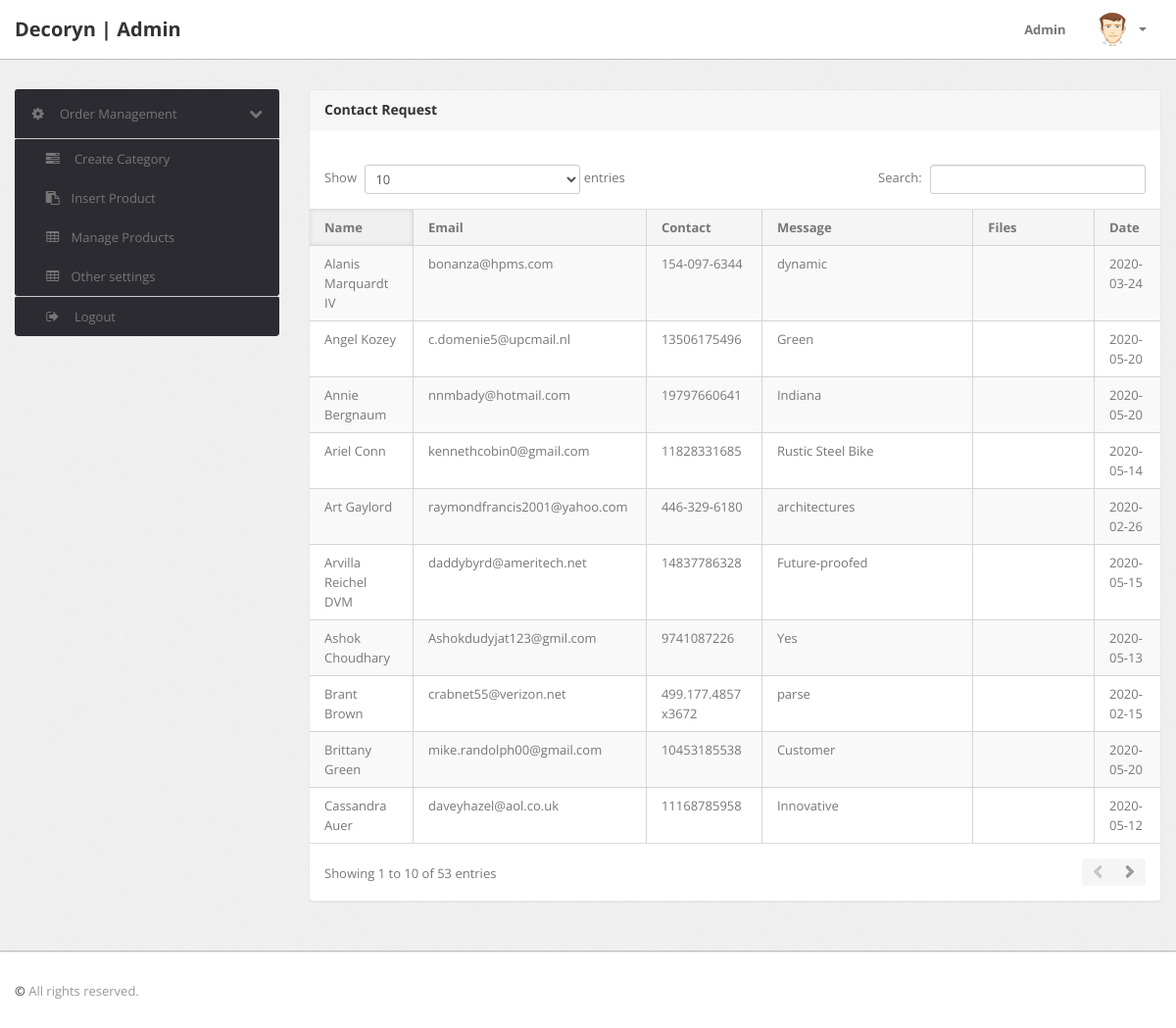
The app's page /admin/pending-orders.php (signed in), older data.
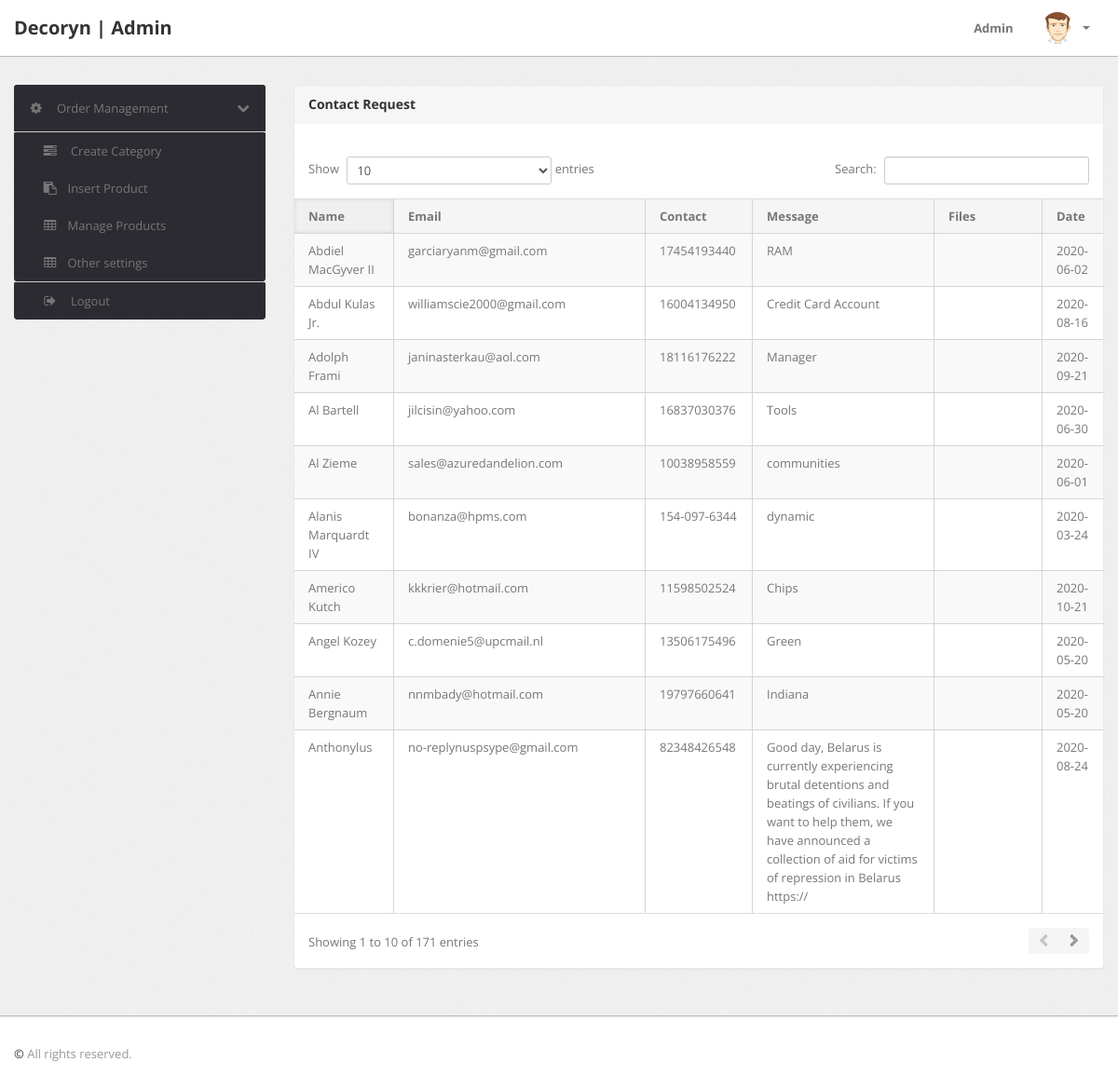
The same page, newer data.
### tables this page shows
CREATE TABLE `contact` (
  `id` int(11) NOT NULL,
  `name` varchar(222) NOT NULL,
  `phone` varchar(222) NOT NULL,
  `email` varchar(222) NOT NULL,
  `msg` varchar(200) NOT NULL,
  `file` varchar(222) DEFAULT NULL,
  `date` date NOT NULL
);

### admin/pending-orders.php (the view, shortened to what this page needs)
<?php
if(strlen($_SESSION['alogin'])==0)
	{
header('location:index.php');
}
else{
?>
<!DOCTYPE html>
<html lang="en">
<head>
	<link type="text/css" href="bootstrap/css/bootstrap.min.css" rel="stylesheet">
	<link type="text/css" href="bootstrap/css/bootstrap-responsive.min.css" rel="stylesheet">
	<link type="text/css" href="css/theme.css" rel="stylesheet">
	<link type="text/css" href="images/icons/css/font-awesome.css" rel="stylesheet">
</head>
<body>
<?php include('include/header.php');?>
	<div class="wrapper">
		<div class="container">
			<div class="row">
<?php include('include/sidebar.php');?>
			<div class="span9">
					<div class="content">
	<div class="module">
							<div class="module-head">
								<h3>Contact Request</h3>
							</div>
							<div class="module-body table">
									<br />
								<table cellpadding="0" cellspacing="0" border="0" class="datatable-1 table table-bordered table-striped	 display" >
									<thead>
										<tr>
											<th> Name</th>
											<th width="50">Email</th>
											<th>Contact</th>
											<th>Message </th>
												<th>Files </th>
											<th>Date </th>
										</tr>
									</thead>
<tbody>
<?php
$query=mysqli_query($con,"select * from contact order by id desc");
$cnt=1;
while($row=mysqli_fetch_array($query))
{
?>
										<tr>
											<td><?php echo htmlentities($row['name']);?></td>
											<td><?php echo htmlentities($row['email']);?></td>
											<td><?php echo htmlentities($row['phone']);?></td>
												<td><?php echo htmlentities($row['msg']);?></td>
													<td></td>
													<td><?php echo htmlentities($row['date']);?></td>
											</tr>
										<?php $cnt=$cnt+1; } ?>
										</tbody>
								</table>
							</div>
						</div>
					</div>
				</div>
			</div>
		</div>
	</div>
<?php include('include/footer.php');?>
</body>
<?php } ?>

Row changes from the older to the newer data that the page shows:
no longer on this page (row unchanged): contact: name "Brittany Green", email "mike.randolph00@gmail.com", phone "10453185538", msg "Customer", date "2020-05-20"
no longer on this page (row unchanged): contact: name "Arvilla Reichel DVM", email "daddybyrd@ameritech.net", phone "14837786328", msg "Future-proofed", date "2020-05-15"
no longer on this page (row unchanged): contact: name "Ariel Conn", email "kennethcobin0@gmail.com", phone "11828331685", msg "Rustic Steel Bike", date "2020-05-14"
no longer on this page (row unchanged): contact: name "Ashok Choudhary", email "Ashokdudyjat123@gmil.com", phone "9741087226", msg "Yes", date "2020-05-13"
no longer on this page (row unchanged): contact: name "Cassandra Auer", email "daveyhazel@aol.co.uk", phone "11168785958", msg "Innovative", date "2020-05-12"
no longer on this page (row unchanged): contact: name "Art Gaylord", email "raymondfrancis2001@yahoo.com", phone "446-329-6180", msg "architectures", date "2020-02-26"
no longer on this page (row unchanged): contact: name "Brant Brown", email "crabnet55@verizon.net", phone "499.177.4857 x3672", msg "parse", date "2020-02-15"
added contact: name "Americo Kutch", email "kkkrier@hotmail.com", phone "11598502524", msg "Chips", date "2020-10-21"
added contact: name "Adolph Frami", email "janinasterkau@aol.com", phone "18116176222", msg "Manager", date "2020-09-21"
added contact: name "Anthonylus", email "no-replynuspsype@gmail.com", phone "82348426548", msg "Good day, Belarus is currently experiencing brutal detentions and beatings of civilians. If you want to help them, we have announced a collection of aid for victims of repression in Belarus https://", date "2020-08-24"
added contact: name "Abdul Kulas Jr.", email "williamscie2000@gmail.com", phone "16004134950", msg "Credit Card Account", date "2020-08-16"
added contact: name "Al Bartell", email "jilcisin@yahoo.com", phone "16837030376", msg "Tools", date "2020-06-30"
added contact: name "Abdiel MacGyver II", email "garciaryanm@gmail.com", phone "17454193440", msg "RAM", date "2020-06-02"
added contact: name "Al Zieme", email "sales@azuredandelion.com", phone "10038958559", msg "communities", date "2020-06-01"
Text that changed along with them:
text written by a page script: "Show entries Search: Showing 1 to 10 of 53 entries" → "Show entries Search: Showing 1 to 10 of 171 entries"
